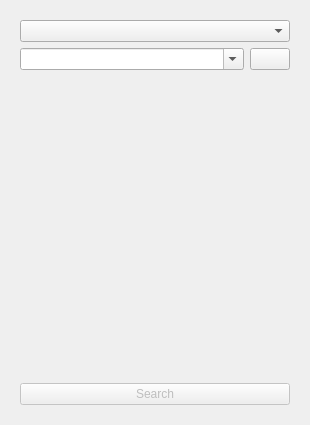
<?xml version="1.0" encoding="UTF-8"?>
<ui version="4.0">
 <class>SearchContactForm</class>
 <widget class="QWidget" name="SearchContactForm">
  <property name="geometry">
   <rect>
    <x>0</x>
    <y>0</y>
    <width>310</width>
    <height>425</height>
   </rect>
  </property>
  <property name="sizePolicy">
   <sizepolicy hsizetype="Preferred" vsizetype="Preferred">
    <horstretch>0</horstretch>
    <verstretch>0</verstretch>
   </sizepolicy>
  </property>
  <property name="windowTitle">
   <string>Search contact</string>
  </property>
  <layout class="QHBoxLayout" name="horizontalLayout">
   <item>
    <widget class="QStackedWidget" name="stackedWidget">
     <property name="currentIndex">
      <number>0</number>
     </property>
     <widget class="QWidget" name="page_1">
      <layout class="QVBoxLayout" name="generalLayout">
       <item>
        <widget class="QComboBox" name="requestBox"/>
       </item>
       <item>
        <layout class="QHBoxLayout" name="horizontalLayout_3">
         <item>
          <widget class="QComboBox" name="serviceBox">
           <property name="editable">
            <bool>true</bool>
           </property>
          </widget>
         </item>
         <item>
          <widget class="QPushButton" name="updateServiceButton">
           <property name="sizePolicy">
            <sizepolicy hsizetype="Maximum" vsizetype="Fixed">
             <horstretch>0</horstretch>
             <verstretch>0</verstretch>
            </sizepolicy>
           </property>
           <property name="text">
            <string/>
           </property>
          </widget>
         </item>
        </layout>
       </item>
       <item>
        <spacer name="verticalSpacer">
         <property name="orientation">
          <enum>Qt::Vertical</enum>
         </property>
         <property name="sizeHint" stdset="0">
          <size>
           <width>20</width>
           <height>13</height>
          </size>
         </property>
        </spacer>
       </item>
       <item>
        <widget class="QPushButton" name="searchButton">
         <property name="enabled">
          <bool>false</bool>
         </property>
         <property name="text">
          <string>Search</string>
         </property>
        </widget>
       </item>
      </layout>
     </widget>
     <widget class="QWidget" name="page_2">
      <layout class="QVBoxLayout" name="verticalLayout">
       <item>
        <widget class="QTableView" name="contactsView">
         <property name="sizePolicy">
          <sizepolicy hsizetype="MinimumExpanding" vsizetype="Expanding">
           <horstretch>0</horstretch>
           <verstretch>0</verstretch>
          </sizepolicy>
         </property>
         <property name="selectionMode">
          <enum>QAbstractItemView::SingleSelection</enum>
         </property>
         <property name="selectionBehavior">
          <enum>QAbstractItemView::SelectRows</enum>
         </property>
         <property name="showGrid">
          <bool>false</bool>
         </property>
         <attribute name="horizontalHeaderVisible">
          <bool>false</bool>
         </attribute>
         <attribute name="horizontalHeaderCascadingSectionResizes">
          <bool>true</bool>
         </attribute>
         <attribute name="horizontalHeaderStretchLastSection">
          <bool>true</bool>
         </attribute>
         <attribute name="verticalHeaderVisible">
          <bool>false</bool>
         </attribute>
         <attribute name="verticalHeaderVisible">
          <bool>false</bool>
         </attribute>
         <attribute name="horizontalHeaderStretchLastSection">
          <bool>true</bool>
         </attribute>
         <attribute name="horizontalHeaderCascadingSectionResizes">
          <bool>true</bool>
         </attribute>
         <attribute name="horizontalHeaderVisible">
          <bool>false</bool>
         </attribute>
        </widget>
       </item>
       <item>
        <layout class="QHBoxLayout" name="horizontalLayout_2">
         <item>
          <widget class="QPushButton" name="cancelButton">
           <property name="text">
            <string>Back</string>
           </property>
          </widget>
         </item>
         <item>
          <widget class="QPushButton" name="addContactButton">
           <property name="text">
            <string>Add contact</string>
           </property>
          </widget>
         </item>
         <item>
          <widget class="QProgressBar" name="progressBar">
           <property name="maximum">
            <number>0</number>
           </property>
           <property name="value">
            <number>0</number>
           </property>
          </widget>
         </item>
        </layout>
       </item>
      </layout>
     </widget>
    </widget>
   </item>
  </layout>
 </widget>
 <resources/>
 <connections/>
</ui>
